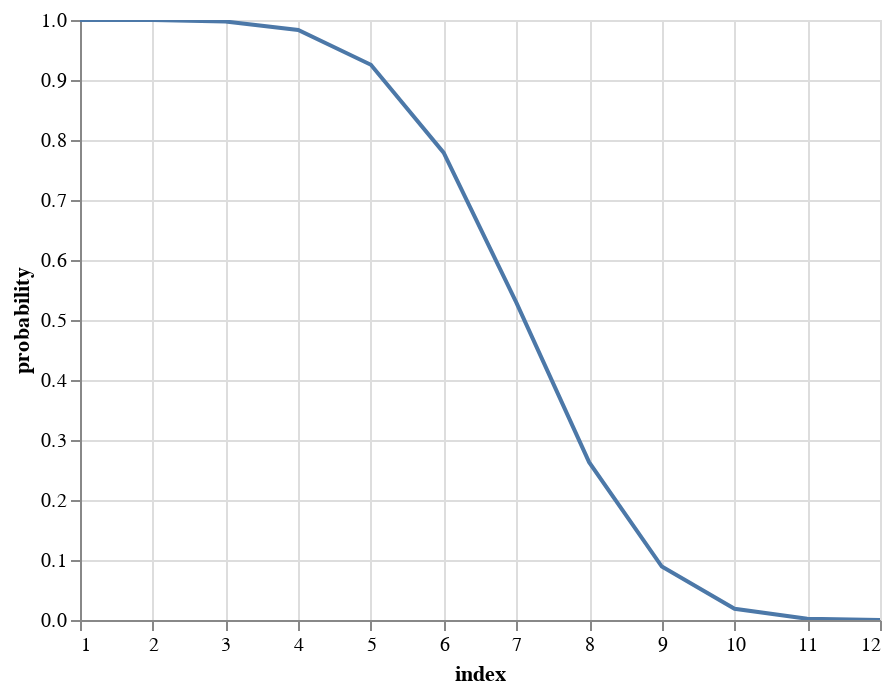

The notebook cell this image was saved under:
### Code cell
alt.Chart(cusum_wins.reset_index()).mark_line().encode(x='index', y='probability', tooltip=[alt.Tooltip('index', title='Total H2H Wins'), 'probability']).interactive()

### Figure 1 — Vega-Lite specification as saved in the notebook (floating-point values rounded to 4 significant figures)
{"config": {"view": {"continuousWidth": 400, "continuousHeight": 300}}, "data": {"name": "data-b80cc837daa2f97d5854174ffaa903eb"}, "mark": "line", "encoding": {"tooltip": [{"type": "quantitative", "field": "index", "title": "Total H2H Wins"}, {"type": "quantitative", "field": "probability"}], "x": {"type": "quantitative", "field": "index"}, "y": {"type": "quantitative", "field": "probability"}}, "selection": {"selector002": {"type": "interval", "bind": "scales", "encodings": ["x", "y"]}}, "$schema": "https://vega.github.io/schema/vega-lite/v4.8.1.json", "datasets": {"data-b80cc837daa2f97d5854174ffaa903eb": [{"index": 12, "probability": 0.00013}, {"index": 11, "probability": 0.00202}, {"index": 10, "probability": 0.01874}, {"index": 9, "probability": 0.08909}, {"index": 8, "probability": 0.2631}, {"index": 7, "probability": 0.529}, {"index": 6, "probability": 0.7788}, {"index": 5, "probability": 0.9254}, {"index": 4, "probability": 0.9834}, {"index": 3, "probability": 0.9975}, {"index": 2, "probability": 0.9998}, {"index": 1, "probability": 1.0}]}}
